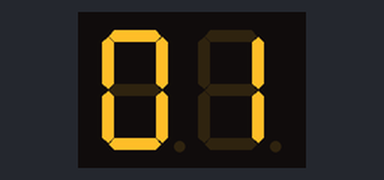
This sketch was run on a simulated Arduino Uno, built with avr-gcc and run on an emulated ATmega328P. Parts: 2-digit seven-segment display. Wiring (inferred from the names in the program): 2-digit 7-segment display, segments lit when HIGH: segments pin 13, pin 12, pin 11, pin 10, pin 9, pin 8, pin 7; digit selects pin 3, pin 2. The segment pins are drawn as the display they are named for.

Above: at 0.1 s.
At 4.1 s:
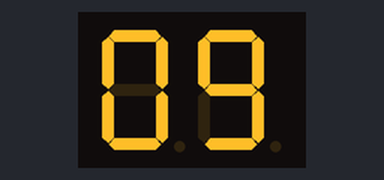
At 9.2 s:
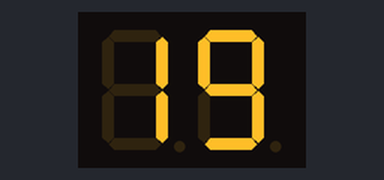
At 19.3 s:
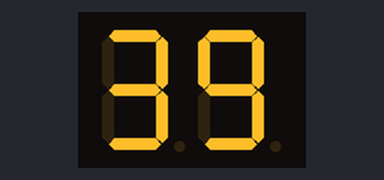
At 29.3 s:
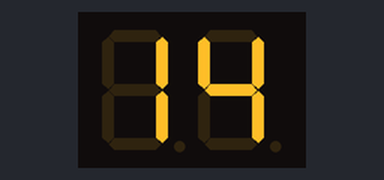
At 39.4 s:
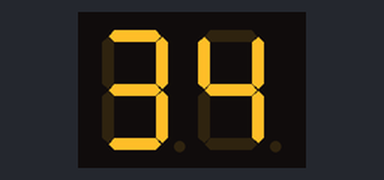

The sketch:

sensor2.ino
```cpp
// Deklarasi pin segmen (A-G)
const int segA = 13;
const int segB = 12;
const int segC = 11;
const int segD = 10;
const int segE = 9;
const int segF = 8;
const int segG = 7;

// Deklarasi pin common cathode untuk dua display
const int digit1 = 3; // Display pertama (puluhan)
const int digit2 = 2; // Display kedua (satuan)

// Pola angka untuk common cathode 7-segment
const byte numbers[10] = {
  0b00111111, // 0
  0b00000110, // 1
  0b01011011, // 2
  0b01001111, // 3
  0b01100110, // 4
  0b01101101, // 5
  0b01111101, // 6
  0b00000111, // 7
  0b01111111, // 8
  0b01101111  // 9
};

// Fungsi untuk menampilkan pola segmen pada display
void displayDigit(byte value) {
  digitalWrite(segA, value & 0b00000001);
  digitalWrite(segB, value & 0b00000010);
  digitalWrite(segC, value & 0b00000100);
  digitalWrite(segD, value & 0b00001000);
  digitalWrite(segE, value & 0b00010000);
  digitalWrite(segF, value & 0b00100000);
  digitalWrite(segG, value & 0b01000000);
}

void setup() {
  // Atur semua pin segmen sebagai output
  pinMode(segA, OUTPUT);
  pinMode(segB, OUTPUT);
  pinMode(segC, OUTPUT);
  pinMode(segD, OUTPUT);
  pinMode(segE, OUTPUT);
  pinMode(segF, OUTPUT);
  pinMode(segG, OUTPUT);

  // Atur pin common cathode sebagai output
  pinMode(digit1, OUTPUT);
  pinMode(digit2, OUTPUT);

  // Matikan semua segmen dan digit di awal
  digitalWrite(digit1, HIGH); // Common cathode LOW = aktif
  digitalWrite(digit2, HIGH);
}

void loop() {
  for (int i = 1; i <= 45; i++) { // Loop angka 1-45
    int tens = i / 10;  // Angka puluhan
    int ones = i % 10;  // Angka satuan

    // Multiplexing kedua digit
    for (int j = 0; j < 50; j++) { // Ulang untuk membuat angka terlihat stabil
      // Tampilkan digit puluhan
      digitalWrite(digit1, LOW); // Aktifkan digit 1
      displayDigit(numbers[tens]);
      delay(5);
      digitalWrite(digit1, HIGH); // Nonaktifkan digit 1

      // Tampilkan digit satuan
      digitalWrite(digit2, LOW); // Aktifkan digit 2
      displayDigit(numbers[ones]);
      delay(5);
      digitalWrite(digit2, HIGH); // Nonaktifkan digit 2
    }
  }
}
```

Measured:
- what the display in image 0 shows lasts 0.6 s, from 0.0 s to 0.6 s
